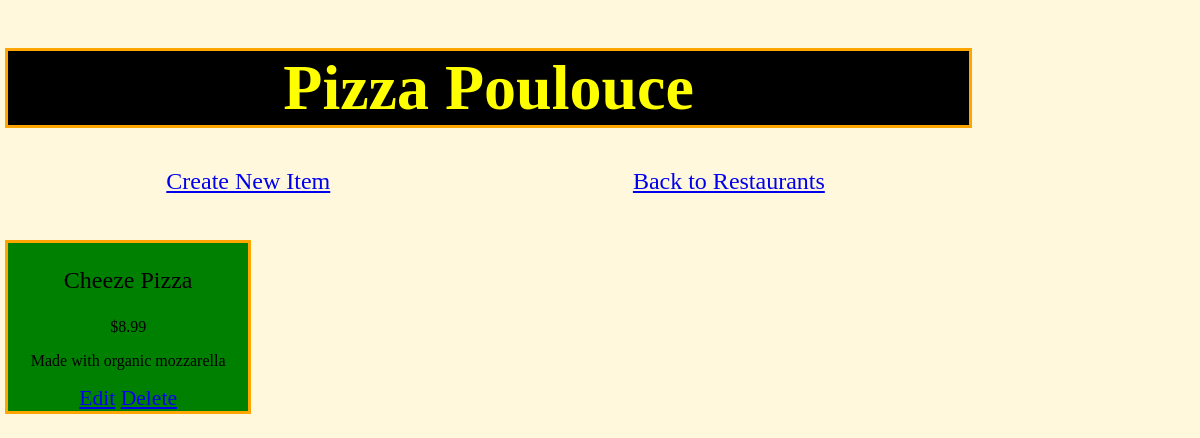
Page /restaurant/1/menu on the earlier database version.
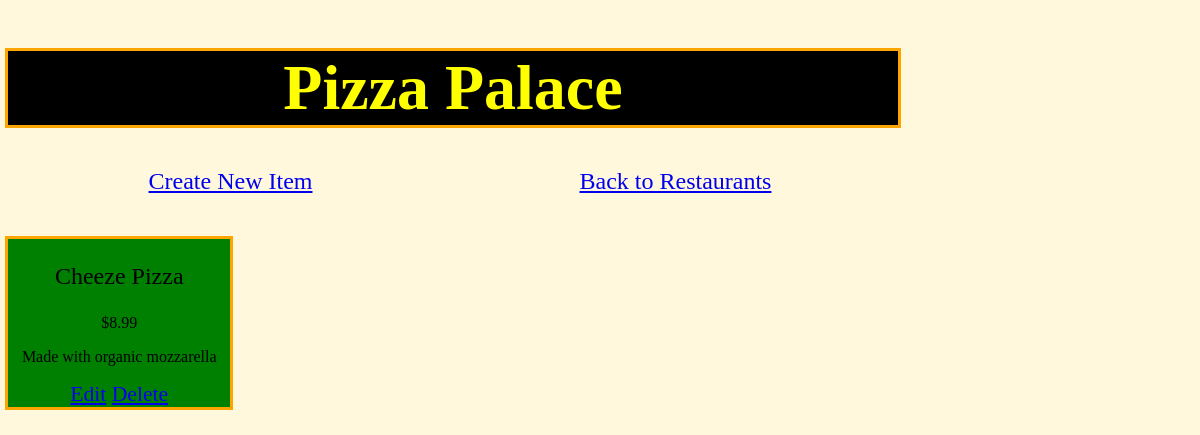
Same page on the later database version.
### database_setup.py (models this page shows, shortened)
class Restaurant(Base):
	__tablename__ = 'restaurant'
	name = Column(String(80), nullable = False)
	id = Column(Integer, primary_key = True)

### finalProject.py (the view)
@app.route('/restaurant/<int:restaurant_id>')
@app.route('/restaurant/<int:restaurant_id>/menu')
def showMenu(restaurant_id):
	restaurant = session.query(Restaurant).filter_by(id = restaurant_id).one()
	items = session.query(MenuItem).filter_by(restaurant_id=restaurant.id)
	return render_template('menu.html', restaurant = restaurant, items=items)

### templates/menu.html (shortened to what this page needs)
<!DOCTYPE html>
<html>
<head>
	<link rel="stylesheet" href="/static/styles.css">
</head>
<body>
	<h1>{{restaurant.name}}</h1>
	<a class="createAndBack" href = "{{url_for('newMenuItem', restaurant_id = restaurant.id)}}">Create New Item</a>
	<a class="createAndBack" href="{{url_for('showRestaurant')}}">Back to Restaurants</a>
	{% for i in items %}
	<div class="menuitems">
	    <div class = 'nameAndPrice'>
			<span class = 'name'>
				<p>{{i.name}}</p>
			</span>
			<span class = 'price'>
				<p>{{i.price}} </p>
			</span>
		</div>
		<div class = 'description'>
			<p>{{i.description}}</p>
		</div>
		<div class = "editdeletepane">
			<a href="{{url_for('editMenuItem',restaurant_id = restaurant.id, menu_id=i.id, i=item)}}">Edit</a>
			<a href="{{url_for('deleteMenuItem', restaurant_id = restaurant.id, menu_id=i.id, i=item)}}">Delete</a>
		</div>
	</div>
	{% endfor %}
</body>
</html>

Differences in the rows shown:
changed Restaurant: name "Pizza Poulouce" → "Pizza Palace"
